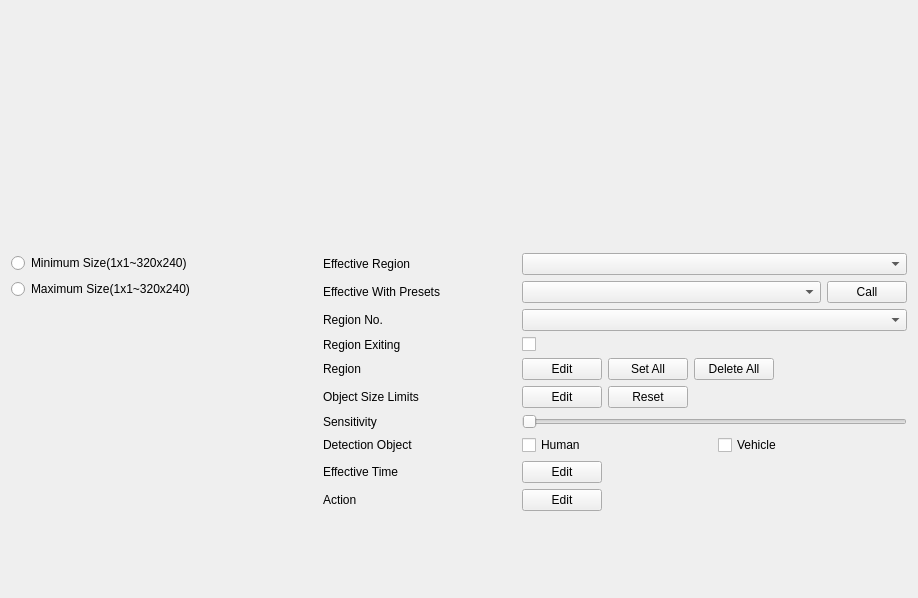
<?xml version="1.0" encoding="UTF-8"?>
<ui version="4.0">
 <class>RegionExiting</class>
 <widget class="QWidget" name="RegionExiting">
  <property name="geometry">
   <rect>
    <x>0</x>
    <y>0</y>
    <width>918</width>
    <height>598</height>
   </rect>
  </property>
  <property name="windowTitle">
   <string>Form</string>
  </property>
  <layout class="QGridLayout" name="gridLayout">
   <property name="spacing">
    <number>20</number>
   </property>
   <item row="0" column="0">
    <widget class="CommonVideo" name="commonVideo" native="true">
     <property name="sizePolicy">
      <sizepolicy hsizetype="Preferred" vsizetype="Preferred">
       <horstretch>1</horstretch>
       <verstretch>0</verstretch>
      </sizepolicy>
     </property>
     <property name="minimumSize">
      <size>
       <width>0</width>
       <height>100</height>
      </size>
     </property>
    </widget>
   </item>
   <item row="0" column="1">
    <widget class="ButtonGroup" name="widget_buttonGroup" native="true">
     <property name="sizePolicy">
      <sizepolicy hsizetype="Expanding" vsizetype="Expanding">
       <horstretch>2</horstretch>
       <verstretch>2</verstretch>
      </sizepolicy>
     </property>
    </widget>
   </item>
   <item row="1" column="1">
    <widget class="QWidget" name="widget_3" native="true">
     <property name="sizePolicy">
      <sizepolicy hsizetype="Expanding" vsizetype="Expanding">
       <horstretch>0</horstretch>
       <verstretch>3</verstretch>
      </sizepolicy>
     </property>
     <layout class="QGridLayout" name="gridLayout_2">
      <property name="leftMargin">
       <number>0</number>
      </property>
      <property name="topMargin">
       <number>0</number>
      </property>
      <property name="rightMargin">
       <number>0</number>
      </property>
      <property name="bottomMargin">
       <number>0</number>
      </property>
      <item row="4" column="1">
       <widget class="QWidget" name="widgetRegion" native="true">
        <layout class="QHBoxLayout" name="horizontalLayout_4">
         <property name="leftMargin">
          <number>0</number>
         </property>
         <property name="topMargin">
          <number>0</number>
         </property>
         <property name="rightMargin">
          <number>0</number>
         </property>
         <property name="bottomMargin">
          <number>0</number>
         </property>
         <item>
          <widget class="PushButtonEditState" name="pushButtonRegionEdit">
           <property name="text">
            <string>Edit</string>
           </property>
          </widget>
         </item>
         <item>
          <widget class="MyPushButton" name="pushButton_setAll">
           <property name="text">
            <string>Set All</string>
           </property>
          </widget>
         </item>
         <item>
          <widget class="MyPushButton" name="pushButton_clearAll">
           <property name="text">
            <string>Delete All</string>
           </property>
          </widget>
         </item>
         <item>
          <spacer name="horizontalSpacer_3">
           <property name="orientation">
            <enum>Qt::Horizontal</enum>
           </property>
           <property name="sizeHint" stdset="0">
            <size>
             <width>40</width>
             <height>20</height>
            </size>
           </property>
          </spacer>
         </item>
        </layout>
       </widget>
      </item>
      <item row="9" column="1">
       <widget class="QWidget" name="widgetAction" native="true">
        <layout class="QHBoxLayout" name="horizontalLayout">
         <property name="leftMargin">
          <number>0</number>
         </property>
         <property name="topMargin">
          <number>0</number>
         </property>
         <property name="rightMargin">
          <number>0</number>
         </property>
         <property name="bottomMargin">
          <number>0</number>
         </property>
         <item>
          <widget class="MyPushButton" name="pushButton_editAction">
           <property name="text">
            <string>Edit</string>
           </property>
          </widget>
         </item>
         <item>
          <spacer name="horizontalSpacer">
           <property name="orientation">
            <enum>Qt::Horizontal</enum>
           </property>
           <property name="sizeHint" stdset="0">
            <size>
             <width>40</width>
             <height>20</height>
            </size>
           </property>
          </spacer>
         </item>
        </layout>
       </widget>
      </item>
      <item row="3" column="1">
       <widget class="QCheckBox" name="checkBoxEnable">
        <property name="sizePolicy">
         <sizepolicy hsizetype="Minimum" vsizetype="Fixed">
          <horstretch>2</horstretch>
          <verstretch>0</verstretch>
         </sizepolicy>
        </property>
        <property name="text">
         <string/>
        </property>
       </widget>
      </item>
      <item row="8" column="0">
       <widget class="QLabel" name="label_effectiveTime">
        <property name="text">
         <string>Effective Time</string>
        </property>
       </widget>
      </item>
      <item row="3" column="0">
       <widget class="QLabel" name="label_region">
        <property name="sizePolicy">
         <sizepolicy hsizetype="Preferred" vsizetype="Preferred">
          <horstretch>1</horstretch>
          <verstretch>0</verstretch>
         </sizepolicy>
        </property>
        <property name="text">
         <string>Region Exiting</string>
        </property>
       </widget>
      </item>
      <item row="6" column="1">
       <widget class="BaseSlider" name="slider_sensitivity">
        <property name="orientation">
         <enum>Qt::Horizontal</enum>
        </property>
       </widget>
      </item>
      <item row="9" column="0">
       <widget class="QLabel" name="label_action">
        <property name="text">
         <string>Action</string>
        </property>
       </widget>
      </item>
      <item row="8" column="1">
       <widget class="QWidget" name="widgetEffectiveTime" native="true">
        <layout class="QHBoxLayout" name="horizontalLayout_3">
         <property name="leftMargin">
          <number>0</number>
         </property>
         <property name="topMargin">
          <number>0</number>
         </property>
         <property name="rightMargin">
          <number>0</number>
         </property>
         <property name="bottomMargin">
          <number>0</number>
         </property>
         <item>
          <widget class="MyPushButton" name="pushButton_editTime">
           <property name="text">
            <string>Edit</string>
           </property>
          </widget>
         </item>
         <item>
          <spacer name="horizontalSpacer_2">
           <property name="orientation">
            <enum>Qt::Horizontal</enum>
           </property>
           <property name="sizeHint" stdset="0">
            <size>
             <width>40</width>
             <height>20</height>
            </size>
           </property>
          </spacer>
         </item>
        </layout>
       </widget>
      </item>
      <item row="1" column="0">
       <widget class="QLabel" name="labelEffectiveWithPresets">
        <property name="text">
         <string>Effective With Presets</string>
        </property>
       </widget>
      </item>
      <item row="6" column="0">
       <widget class="QLabel" name="label_sensitivity">
        <property name="text">
         <string>Sensitivity</string>
        </property>
       </widget>
      </item>
      <item row="5" column="0">
       <widget class="QLabel" name="labelObjectSizeLimits">
        <property name="text">
         <string>Object Size Limits</string>
        </property>
       </widget>
      </item>
      <item row="4" column="0">
       <widget class="QLabel" name="label_setRegion">
        <property name="text">
         <string>Region</string>
        </property>
       </widget>
      </item>
      <item row="0" column="0">
       <widget class="QLabel" name="labelEffectiveRegion">
        <property name="text">
         <string>Effective Region</string>
        </property>
       </widget>
      </item>
      <item row="5" column="1">
       <widget class="QWidget" name="widgetObjectSize" native="true">
        <layout class="QHBoxLayout" name="horizontalLayout_6">
         <property name="leftMargin">
          <number>0</number>
         </property>
         <property name="topMargin">
          <number>0</number>
         </property>
         <property name="rightMargin">
          <number>0</number>
         </property>
         <property name="bottomMargin">
          <number>0</number>
         </property>
         <item>
          <widget class="PushButtonEditState" name="pushButtonObjectSizeEdit">
           <property name="text">
            <string>Edit</string>
           </property>
          </widget>
         </item>
         <item>
          <widget class="MyPushButton" name="pushButtonObjectSizeReset">
           <property name="text">
            <string>Reset</string>
           </property>
          </widget>
         </item>
         <item>
          <spacer name="horizontalSpacer_4">
           <property name="orientation">
            <enum>Qt::Horizontal</enum>
           </property>
           <property name="sizeHint" stdset="0">
            <size>
             <width>40</width>
             <height>20</height>
            </size>
           </property>
          </spacer>
         </item>
        </layout>
       </widget>
      </item>
      <item row="10" column="0" colspan="2">
       <spacer name="verticalSpacer">
        <property name="orientation">
         <enum>Qt::Vertical</enum>
        </property>
        <property name="sizeHint" stdset="0">
         <size>
          <width>20</width>
          <height>40</height>
         </size>
        </property>
       </spacer>
      </item>
      <item row="7" column="1">
       <widget class="QWidget" name="widgetDetectionObject" native="true">
        <layout class="QHBoxLayout" name="horizontalLayout_5">
         <property name="leftMargin">
          <number>0</number>
         </property>
         <property name="topMargin">
          <number>0</number>
         </property>
         <property name="rightMargin">
          <number>0</number>
         </property>
         <property name="bottomMargin">
          <number>0</number>
         </property>
         <item>
          <widget class="MyCheckBox" name="checkBoxHuman">
           <property name="text">
            <string>Human</string>
           </property>
          </widget>
         </item>
         <item>
          <widget class="MyCheckBox" name="checkBoxVehicle">
           <property name="text">
            <string>Vehicle</string>
           </property>
          </widget>
         </item>
        </layout>
       </widget>
      </item>
      <item row="7" column="0">
       <widget class="QLabel" name="labelDetectionObject">
        <property name="text">
         <string>Detection Object</string>
        </property>
       </widget>
      </item>
      <item row="2" column="0">
       <widget class="QLabel" name="labelRegionNo">
        <property name="text">
         <string>Region No.</string>
        </property>
       </widget>
      </item>
      <item row="0" column="1">
       <widget class="ComboBox" name="comboBoxEffectiveRegion"/>
      </item>
      <item row="2" column="1">
       <widget class="ComboBox" name="comboBoxRegionNo"/>
      </item>
      <item row="1" column="1">
       <widget class="QWidget" name="widgetPresets" native="true">
        <layout class="QHBoxLayout" name="horizontalLayout_2">
         <property name="leftMargin">
          <number>0</number>
         </property>
         <property name="topMargin">
          <number>0</number>
         </property>
         <property name="rightMargin">
          <number>0</number>
         </property>
         <property name="bottomMargin">
          <number>0</number>
         </property>
         <item>
          <widget class="ComboBox" name="comboBoxEffectiveWithPreset">
           <property name="sizePolicy">
            <sizepolicy hsizetype="Preferred" vsizetype="Fixed">
             <horstretch>4</horstretch>
             <verstretch>0</verstretch>
            </sizepolicy>
           </property>
          </widget>
         </item>
         <item>
          <widget class="MyPushButton" name="pushButtonEffectiveWithPreset">
           <property name="sizePolicy">
            <sizepolicy hsizetype="Minimum" vsizetype="Fixed">
             <horstretch>1</horstretch>
             <verstretch>0</verstretch>
            </sizepolicy>
           </property>
           <property name="text">
            <string>Call</string>
           </property>
          </widget>
         </item>
        </layout>
       </widget>
      </item>
     </layout>
    </widget>
   </item>
   <item row="1" column="0">
    <widget class="QWidget" name="widgetSize" native="true">
     <layout class="QGridLayout" name="gridLayout_3">
      <property name="leftMargin">
       <number>0</number>
      </property>
      <property name="topMargin">
       <number>0</number>
      </property>
      <property name="rightMargin">
       <number>0</number>
      </property>
      <property name="bottomMargin">
       <number>0</number>
      </property>
      <item row="1" column="0">
       <widget class="QRadioButton" name="radioButton_maxLayout">
        <property name="text">
         <string>Maximum Size(1x1~320x240)</string>
        </property>
       </widget>
      </item>
      <item row="0" column="0">
       <widget class="QRadioButton" name="radioButton_minLayout">
        <property name="text">
         <string>Minimum Size(1x1~320x240)</string>
        </property>
       </widget>
      </item>
      <item row="2" column="0" colspan="2">
       <spacer name="verticalSpacer_2">
        <property name="orientation">
         <enum>Qt::Vertical</enum>
        </property>
        <property name="sizeHint" stdset="0">
         <size>
          <width>20</width>
          <height>40</height>
         </size>
        </property>
       </spacer>
      </item>
      <item row="0" column="1">
       <widget class="VCASizeLineEditBox" name="widgetMinLineBox" native="true"/>
      </item>
      <item row="1" column="1">
       <widget class="VCASizeLineEditBox" name="widgetMaxLineBox" native="true"/>
      </item>
     </layout>
    </widget>
   </item>
  </layout>
 </widget>
 <customwidgets>
  <customwidget>
   <class>ComboBox</class>
   <extends>QComboBox</extends>
   <header>combobox.h</header>
  </customwidget>
  <customwidget>
   <class>MyPushButton</class>
   <extends>QPushButton</extends>
   <header>mypushbutton.h</header>
  </customwidget>
  <customwidget>
   <class>MyCheckBox</class>
   <extends>QCheckBox</extends>
   <header>MyCheckBox.h</header>
  </customwidget>
  <customwidget>
   <class>BaseSlider</class>
   <extends>QSlider</extends>
   <header>baseslider.h</header>
   <container>1</container>
  </customwidget>
  <customwidget>
   <class>CommonVideo</class>
   <extends>QWidget</extends>
   <header>commonvideo.h</header>
   <container>1</container>
  </customwidget>
  <customwidget>
   <class>ButtonGroup</class>
   <extends>QWidget</extends>
   <header>buttongroup.h</header>
   <container>1</container>
  </customwidget>
  <customwidget>
   <class>PushButtonEditState</class>
   <extends>QPushButton</extends>
   <header>pushbuttoneditstate.h</header>
  </customwidget>
  <customwidget>
   <class>VCASizeLineEditBox</class>
   <extends>QWidget</extends>
   <header>VCASizeLineEditBox.h</header>
   <container>1</container>
  </customwidget>
 </customwidgets>
 <resources/>
 <connections/>
</ui>
